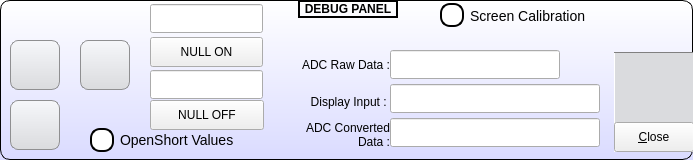
  <widget class="QGroupBox" name="debugPanel">
   <property name="geometry">
    <rect>
     <x>10</x>
     <y>433</y>
     <width>693</width>
     <height>160</height>
    </rect>
   </property>
   <property name="font">
    <font>
     <weight>75</weight>
     <bold>true</bold>
    </font>
   </property>
   <property name="styleSheet">
    <string notr="true">QGroupBox{border:1px solid black; background-color: qlineargradient(x1: 0, y1: 0, x2: 0, y2: 1,stop: 0 #ffffff, stop: 1 #dadbff);border-radius:10px;}
 QGroupBox::title {
     subcontrol-origin: margin;
     subcontrol-position: top center; /* position at the top center */
     padding: 0 3px;
	 border: 2px solid black;
 }</string>
   </property>
   <property name="title">
    <string>DEBUG PANEL</string>
   </property>
   <widget class="QPushButton" name="pushButton_16">
    <property name="geometry">
     <rect>
      <x>80</x>
      <y>40</y>
      <width>50</width>
      <height>50</height>
     </rect>
    </property>
    <property name="styleSheet">
     <string notr="true">QPushButton {border: 1px solid #8f8f91; border-radius: 8px; background-color: qlineargradient(x1: 0, y1: 0, x2: 0, y2: 1,stop: 0 #f6f7fa, stop: 1 #dadbde); color:blue;}
</string>
    </property>
    <property name="text">
     <string/>
    </property>
    <property name="icon">
     <iconset resource="svgResource.qrc">
      <normaloff>:/Letter-R-icon.png</normaloff>:/Letter-R-icon.png</iconset>
    </property>
    <property name="iconSize">
     <size>
      <width>48</width>
      <height>48</height>
     </size>
    </property>
   </widget>
   <widget class="QPushButton" name="pushButton">
    <property name="geometry">
     <rect>
      <x>10</x>
      <y>100</y>
      <width>50</width>
      <height>50</height>
     </rect>
    </property>
    <property name="styleSheet">
     <string notr="true">QPushButton {border: 1px solid #8f8f91; border-radius: 8px; background-color: qlineargradient(x1: 0, y1: 0, x2: 0, y2: 1,stop: 0 #f6f7fa, stop: 1 #dadbde); color:blue;}
</string>
    </property>
    <property name="text">
     <string/>
    </property>
    <property name="icon">
     <iconset resource="svgResource.qrc">
      <normaloff>:/Control-Panel-icon.png</normaloff>:/Control-Panel-icon.png</iconset>
    </property>
    <property name="iconSize">
     <size>
      <width>48</width>
      <height>48</height>
     </size>
    </property>
   </widget>
   <widget class="QPushButton" name="HAADC">
    <property name="geometry">
     <rect>
      <x>10</x>
      <y>40</y>
      <width>50</width>
      <height>50</height>
     </rect>
    </property>
    <property name="styleSheet">
     <string notr="true">QPushButton {border: 1px solid #8f8f91; border-radius: 8px; background-color: qlineargradient(x1: 0, y1: 0, x2: 0, y2: 1,stop: 0 #f6f7fa, stop: 1 #dadbde); color:blue;}
</string>
    </property>
    <property name="text">
     <string/>
    </property>
    <property name="icon">
     <iconset resource="svgResource.qrc">
      <normaloff>:/Letter-A-icon.png</normaloff>:/Letter-A-icon.png</iconset>
    </property>
    <property name="iconSize">
     <size>
      <width>48</width>
      <height>48</height>
     </size>
    </property>
   </widget>
   <widget class="QCheckBox" name="calibrateDisplay">
    <property name="geometry">
     <rect>
      <x>440</x>
      <y>0</y>
      <width>170</width>
      <height>31</height>
     </rect>
    </property>
    <property name="font">
     <font>
      <pointsize>-1</pointsize>
      <weight>50</weight>
      <italic>false</italic>
      <bold>false</bold>
     </font>
    </property>
    <property name="focusPolicy">
     <enum>Qt::NoFocus</enum>
    </property>
    <property name="styleSheet">
     <string notr="true">QCheckBox{
font: 14px;
color:black;
}
 QCheckBox::indicator {
     width: 20px;
     height:20px;
   border: 2px solid black;
	 border-radius:10;

 }
 QCheckBox::indicator::unchecked {
		background-color:white;
     }

     QCheckBox::indicator:unchecked:hover {
		background-color:white;
     }

     QCheckBox::indicator:unchecked:pressed {
		background-color:white;
     }

     QCheckBox::indicator::checked {
		background-color:#f2a400;
     }

     QCheckBox::indicator:checked:hover {
		background-color:#f2a400;
     }

     QCheckBox::indicator:checked:pressed {
		background-color:#f2a400;
     }</string>
    </property>
    <property name="text">
     <string>Screen Calibration</string>
    </property>
   </widget>
   <widget class="QGroupBox" name="haadcFrame">
    <property name="geometry">
     <rect>
      <x>614</x>
      <y>52</y>
      <width>80</width>
      <height>100</height>
     </rect>
    </property>
    <property name="font">
     <font>
      <family>DejaVu Sans</family>
     </font>
    </property>
    <property name="styleSheet">
     <string notr="true">QGroupBox{
border:1px solid white; background-color: #dadbde;border-radius:10px;
border-top:1px qlineargradient(x1: 0, y1: 0, x2: 0, y2: 1,stop: 0 #f6f7fa, stop: 1 #dadbde); border-top-right-radius: 0px;
 border-top-left-radius: 0px;
border-top:1px solid gray;
;border-bottom-right-radius: 0px;
 border-bottom-left-radius: 0px;
border-top:1px solid gray; border-top-right-radius: 0px;
 border-top-left-radius: 0px;
}
</string>
    </property>
    <property name="title">
     <string/>
    </property>
    <widget class="QPushButton" name="haadcClose">
     <property name="geometry">
      <rect>
       <x>0</x>
       <y>70</y>
       <width>80</width>
       <height>30</height>
      </rect>
     </property>
     <property name="text">
      <string>&amp;Close</string>
     </property>
    </widget>
   </widget>
   <widget class="QLabel" name="label_22">
    <property name="geometry">
     <rect>
      <x>280</x>
      <y>56</y>
      <width>110</width>
      <height>17</height>
     </rect>
    </property>
    <property name="text">
     <string>ADC Raw Data :</string>
    </property>
    <property name="alignment">
     <set>Qt::AlignRight|Qt::AlignTrailing|Qt::AlignVCenter</set>
    </property>
   </widget>
   <widget class="QLabel" name="label_23">
    <property name="geometry">
     <rect>
      <x>270</x>
      <y>120</y>
      <width>120</width>
      <height>30</height>
     </rect>
    </property>
    <property name="text">
     <string>ADC Converted
Data :</string>
    </property>
    <property name="alignment">
     <set>Qt::AlignRight|Qt::AlignTrailing|Qt::AlignVCenter</set>
    </property>
   </widget>
   <widget class="QLineEdit" name="adcRawData">
    <property name="geometry">
     <rect>
      <x>390</x>
      <y>50</y>
      <width>170</width>
      <height>29</height>
     </rect>
    </property>
    <property name="font">
     <font>
      <family>DejaVu Sans</family>
      <weight>75</weight>
      <bold>true</bold>
     </font>
    </property>
    <property name="alignment">
     <set>Qt::AlignCenter</set>
    </property>
   </widget>
   <widget class="QLineEdit" name="adcConvData">
    <property name="geometry">
     <rect>
      <x>390</x>
      <y>118</y>
      <width>210</width>
      <height>29</height>
     </rect>
    </property>
    <property name="font">
     <font>
      <family>DejaVu Sans</family>
      <weight>75</weight>
      <bold>true</bold>
     </font>
    </property>
    <property name="alignment">
     <set>Qt::AlignCenter</set>
    </property>
   </widget>
   <widget class="QLineEdit" name="displayInput">
    <property name="geometry">
     <rect>
      <x>390</x>
      <y>84</y>
      <width>210</width>
      <height>29</height>
     </rect>
    </property>
    <property name="font">
     <font>
      <family>DejaVu Sans</family>
      <weight>75</weight>
      <bold>true</bold>
     </font>
    </property>
    <property name="alignment">
     <set>Qt::AlignCenter</set>
    </property>
   </widget>
   <widget class="QLabel" name="label_25">
    <property name="geometry">
     <rect>
      <x>270</x>
      <y>87</y>
      <width>120</width>
      <height>30</height>
     </rect>
    </property>
    <property name="text">
     <string>Display Input : </string>
    </property>
    <property name="alignment">
     <set>Qt::AlignRight|Qt::AlignTrailing|Qt::AlignVCenter</set>
    </property>
   </widget>
   <widget class="QPushButton" name="pushButton_2">
    <property name="geometry">
     <rect>
      <x>150</x>
      <y>37</y>
      <width>113</width>
      <height>30</height>
     </rect>
    </property>
    <property name="text">
     <string>NULL ON</string>
    </property>
   </widget>
   <widget class="QPushButton" name="pushButton_3">
    <property name="geometry">
     <rect>
      <x>150</x>
      <y>100</y>
      <width>114</width>
      <height>30</height>
     </rect>
    </property>
    <property name="text">
     <string>NULL OFF</string>
    </property>
   </widget>
   <widget class="QLineEdit" name="lineEdit">
    <property name="geometry">
     <rect>
      <x>150</x>
      <y>70</y>
      <width>113</width>
      <height>29</height>
     </rect>
    </property>
   </widget>
   <widget class="QCheckBox" name="openShortEnable">
    <property name="geometry">
     <rect>
      <x>90</x>
      <y>125</y>
      <width>160</width>
      <height>30</height>
     </rect>
    </property>
    <property name="styleSheet">
     <string notr="true">QCheckBox{
font: 14px;
color:black;
}
 QCheckBox::indicator {
     width: 20px;
     height:20px;
   border: 2px solid black;
	 border-radius:10;

 }
 QCheckBox::indicator::unchecked {
		background-color:white;
     }

     QCheckBox::indicator:unchecked:hover {
		background-color:white;
     }

     QCheckBox::indicator:unchecked:pressed {
		background-color:white;
     }

     QCheckBox::indicator::checked {
		background-color:#f2a400;
     }

     QCheckBox::indicator:checked:hover {
		background-color:#f2a400;
     }

     QCheckBox::indicator:checked:pressed {
		background-color:#f2a400;
     }</string>
    </property>
    <property name="text">
     <string>OpenShort Values</string>
    </property>
    <property name="checked">
     <bool>false</bool>
    </property>
   </widget>
   <widget class="QLineEdit" name="displayOffset">
    <property name="geometry">
     <rect>
      <x>150</x>
      <y>4</y>
      <width>113</width>
      <height>29</height>
     </rect>
    </property>
   </widget>
  </widget>
